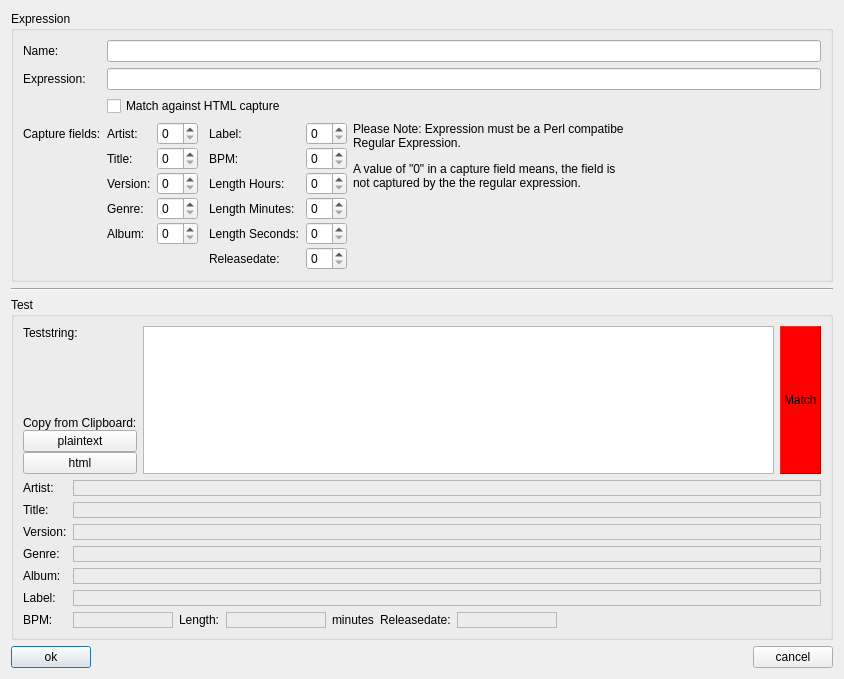
<?xml version="1.0" encoding="UTF-8"?>
<ui version="4.0">
 <class>RegExpEditClass</class>
 <widget class="QDialog" name="RegExpEditClass">
  <property name="windowModality">
   <enum>Qt::ApplicationModal</enum>
  </property>
  <property name="geometry">
   <rect>
    <x>0</x>
    <y>0</y>
    <width>844</width>
    <height>679</height>
   </rect>
  </property>
  <property name="windowTitle">
   <string>WinMusik Regular Expression Editor</string>
  </property>
  <property name="windowIcon">
   <iconset resource="../../resources.qrc">
    <normaloff>:/logo/resources/icon64.png</normaloff>:/logo/resources/icon64.png</iconset>
  </property>
  <layout class="QVBoxLayout" name="verticalLayout">
   <item>
    <widget class="QGroupBox" name="formGroupBox_2">
     <property name="title">
      <string>Expression</string>
     </property>
     <layout class="QFormLayout" name="formLayout_2">
      <item row="0" column="0">
       <widget class="QLabel" name="label">
        <property name="text">
         <string>Name:</string>
        </property>
       </widget>
      </item>
      <item row="1" column="0">
       <widget class="QLabel" name="label_2">
        <property name="text">
         <string>Expression:</string>
        </property>
       </widget>
      </item>
      <item row="1" column="1">
       <widget class="QLineEdit" name="pattern"/>
      </item>
      <item row="3" column="0">
       <widget class="QLabel" name="label_3">
        <property name="text">
         <string>Capture fields:</string>
        </property>
       </widget>
      </item>
      <item row="3" column="1">
       <layout class="QHBoxLayout" name="horizontalLayout_2">
        <item>
         <layout class="QFormLayout" name="formLayout">
          <property name="horizontalSpacing">
           <number>6</number>
          </property>
          <property name="verticalSpacing">
           <number>2</number>
          </property>
          <item row="0" column="0">
           <widget class="QLabel" name="label_4">
            <property name="text">
             <string>Artist:</string>
            </property>
           </widget>
          </item>
          <item row="3" column="0">
           <widget class="QLabel" name="label_7">
            <property name="text">
             <string>Genre:</string>
            </property>
           </widget>
          </item>
          <item row="4" column="0">
           <widget class="QLabel" name="label_12">
            <property name="text">
             <string>Album:</string>
            </property>
           </widget>
          </item>
          <item row="0" column="1">
           <widget class="QSpinBox" name="capture_artist">
            <property name="sizePolicy">
             <sizepolicy hsizetype="Preferred" vsizetype="Fixed">
              <horstretch>0</horstretch>
              <verstretch>0</verstretch>
             </sizepolicy>
            </property>
           </widget>
          </item>
          <item row="1" column="1">
           <widget class="QSpinBox" name="capture_title">
            <property name="sizePolicy">
             <sizepolicy hsizetype="Preferred" vsizetype="Fixed">
              <horstretch>0</horstretch>
              <verstretch>0</verstretch>
             </sizepolicy>
            </property>
           </widget>
          </item>
          <item row="2" column="1">
           <widget class="QSpinBox" name="capture_version">
            <property name="sizePolicy">
             <sizepolicy hsizetype="Preferred" vsizetype="Fixed">
              <horstretch>0</horstretch>
              <verstretch>0</verstretch>
             </sizepolicy>
            </property>
           </widget>
          </item>
          <item row="3" column="1">
           <widget class="QSpinBox" name="capture_genre">
            <property name="sizePolicy">
             <sizepolicy hsizetype="Preferred" vsizetype="Fixed">
              <horstretch>0</horstretch>
              <verstretch>0</verstretch>
             </sizepolicy>
            </property>
           </widget>
          </item>
          <item row="4" column="1">
           <widget class="QSpinBox" name="capture_album">
            <property name="sizePolicy">
             <sizepolicy hsizetype="Preferred" vsizetype="Fixed">
              <horstretch>0</horstretch>
              <verstretch>0</verstretch>
             </sizepolicy>
            </property>
           </widget>
          </item>
          <item row="2" column="0">
           <widget class="QLabel" name="label_6">
            <property name="text">
             <string>Version:</string>
            </property>
           </widget>
          </item>
          <item row="1" column="0">
           <widget class="QLabel" name="label_16">
            <property name="text">
             <string>Title:</string>
            </property>
           </widget>
          </item>
         </layout>
        </item>
        <item>
         <layout class="QFormLayout" name="formLayout_4">
          <property name="verticalSpacing">
           <number>2</number>
          </property>
          <property name="leftMargin">
           <number>5</number>
          </property>
          <item row="0" column="0">
           <widget class="QLabel" name="label_8">
            <property name="text">
             <string>Label:</string>
            </property>
           </widget>
          </item>
          <item row="0" column="1">
           <widget class="QSpinBox" name="capture_label"/>
          </item>
          <item row="1" column="0">
           <widget class="QLabel" name="label_13">
            <property name="text">
             <string>BPM:</string>
            </property>
           </widget>
          </item>
          <item row="2" column="0">
           <widget class="QLabel" name="label_9">
            <property name="text">
             <string>Length Hours:</string>
            </property>
           </widget>
          </item>
          <item row="3" column="0">
           <widget class="QLabel" name="label_10">
            <property name="text">
             <string>Length Minutes:</string>
            </property>
           </widget>
          </item>
          <item row="4" column="0">
           <widget class="QLabel" name="label_11">
            <property name="text">
             <string>Length Seconds:</string>
            </property>
           </widget>
          </item>
          <item row="1" column="1">
           <widget class="QSpinBox" name="capture_bpm"/>
          </item>
          <item row="2" column="1">
           <widget class="QSpinBox" name="capture_hours"/>
          </item>
          <item row="3" column="1">
           <widget class="QSpinBox" name="capture_minutes"/>
          </item>
          <item row="4" column="1">
           <widget class="QSpinBox" name="capture_seconds"/>
          </item>
          <item row="5" column="0">
           <widget class="QLabel" name="label_27">
            <property name="text">
             <string>Releasedate:</string>
            </property>
           </widget>
          </item>
          <item row="5" column="1">
           <widget class="QSpinBox" name="capture_releasedate"/>
          </item>
         </layout>
        </item>
        <item>
         <widget class="QLabel" name="label_23">
          <property name="text">
           <string>&lt;html&gt;&lt;head/&gt;&lt;body&gt;&lt;p&gt;Please Note: Expression must be a Perl compatibe Regular Expression.&lt;/p&gt;&lt;p&gt;A value of &amp;quot;0&amp;quot; in a capture field means, the field is not captured by the the regular expression.&lt;/p&gt;&lt;p&gt;&lt;br/&gt;&lt;/p&gt;&lt;/body&gt;&lt;/html&gt;</string>
          </property>
          <property name="scaledContents">
           <bool>false</bool>
          </property>
          <property name="alignment">
           <set>Qt::AlignLeading|Qt::AlignLeft|Qt::AlignTop</set>
          </property>
          <property name="wordWrap">
           <bool>true</bool>
          </property>
         </widget>
        </item>
        <item>
         <spacer name="horizontalSpacer_2">
          <property name="orientation">
           <enum>Qt::Horizontal</enum>
          </property>
          <property name="sizeHint" stdset="0">
           <size>
            <width>40</width>
            <height>20</height>
           </size>
          </property>
         </spacer>
        </item>
       </layout>
      </item>
      <item row="0" column="1">
       <layout class="QHBoxLayout" name="horizontalLayout_5">
        <item>
         <widget class="QLineEdit" name="name"/>
        </item>
       </layout>
      </item>
      <item row="2" column="1">
       <widget class="QCheckBox" name="isHtmlCheckBox">
        <property name="text">
         <string>Match against HTML capture</string>
        </property>
       </widget>
      </item>
     </layout>
    </widget>
   </item>
   <item>
    <widget class="Line" name="line">
     <property name="orientation">
      <enum>Qt::Horizontal</enum>
     </property>
    </widget>
   </item>
   <item>
    <widget class="QGroupBox" name="groupBox">
     <property name="sizePolicy">
      <sizepolicy hsizetype="Preferred" vsizetype="Expanding">
       <horstretch>0</horstretch>
       <verstretch>0</verstretch>
      </sizepolicy>
     </property>
     <property name="title">
      <string>Test</string>
     </property>
     <layout class="QVBoxLayout" name="verticalLayout_2">
      <item>
       <layout class="QHBoxLayout" name="horizontalLayout_3">
        <item>
         <layout class="QVBoxLayout" name="verticalLayout_3">
          <property name="spacing">
           <number>0</number>
          </property>
          <property name="leftMargin">
           <number>0</number>
          </property>
          <item>
           <widget class="QLabel" name="label_14">
            <property name="text">
             <string>Teststring:</string>
            </property>
           </widget>
          </item>
          <item>
           <spacer name="verticalSpacer_2">
            <property name="orientation">
             <enum>Qt::Vertical</enum>
            </property>
            <property name="sizeHint" stdset="0">
             <size>
              <width>20</width>
              <height>40</height>
             </size>
            </property>
           </spacer>
          </item>
          <item>
           <widget class="QLabel" name="label_25">
            <property name="text">
             <string>Copy from Clipboard:</string>
            </property>
            <property name="scaledContents">
             <bool>false</bool>
            </property>
            <property name="wordWrap">
             <bool>true</bool>
            </property>
           </widget>
          </item>
          <item>
           <widget class="QPushButton" name="copyPlaintext">
            <property name="text">
             <string>plaintext</string>
            </property>
           </widget>
          </item>
          <item>
           <widget class="QPushButton" name="copyHTML">
            <property name="text">
             <string>html</string>
            </property>
           </widget>
          </item>
         </layout>
        </item>
        <item>
         <widget class="QPlainTextEdit" name="teststring">
          <property name="readOnly">
           <bool>false</bool>
          </property>
         </widget>
        </item>
        <item>
         <widget class="QLabel" name="match_indicator">
          <property name="styleSheet">
           <string notr="true">background: red;</string>
          </property>
          <property name="frameShape">
           <enum>QFrame::Panel</enum>
          </property>
          <property name="frameShadow">
           <enum>QFrame::Raised</enum>
          </property>
          <property name="text">
           <string>Match</string>
          </property>
         </widget>
        </item>
       </layout>
      </item>
      <item>
       <layout class="QFormLayout" name="formLayout_3">
        <property name="fieldGrowthPolicy">
         <enum>QFormLayout::AllNonFixedFieldsGrow</enum>
        </property>
        <item row="0" column="0">
         <widget class="QLabel" name="label_15">
          <property name="text">
           <string>Artist:</string>
          </property>
         </widget>
        </item>
        <item row="0" column="1">
         <widget class="QLabel" name="test_artist">
          <property name="frameShape">
           <enum>QFrame::StyledPanel</enum>
          </property>
          <property name="frameShadow">
           <enum>QFrame::Plain</enum>
          </property>
          <property name="text">
           <string/>
          </property>
         </widget>
        </item>
        <item row="1" column="0">
         <widget class="QLabel" name="label_5">
          <property name="text">
           <string>Title:</string>
          </property>
         </widget>
        </item>
        <item row="1" column="1">
         <widget class="QLabel" name="test_title">
          <property name="frameShape">
           <enum>QFrame::StyledPanel</enum>
          </property>
          <property name="frameShadow">
           <enum>QFrame::Plain</enum>
          </property>
          <property name="text">
           <string/>
          </property>
         </widget>
        </item>
        <item row="2" column="0">
         <widget class="QLabel" name="label_17">
          <property name="text">
           <string>Version:</string>
          </property>
         </widget>
        </item>
        <item row="2" column="1">
         <widget class="QLabel" name="test_version">
          <property name="frameShape">
           <enum>QFrame::StyledPanel</enum>
          </property>
          <property name="frameShadow">
           <enum>QFrame::Plain</enum>
          </property>
          <property name="text">
           <string/>
          </property>
         </widget>
        </item>
        <item row="3" column="0">
         <widget class="QLabel" name="label_18">
          <property name="text">
           <string>Genre:</string>
          </property>
         </widget>
        </item>
        <item row="3" column="1">
         <widget class="QLabel" name="test_genre">
          <property name="frameShape">
           <enum>QFrame::StyledPanel</enum>
          </property>
          <property name="frameShadow">
           <enum>QFrame::Plain</enum>
          </property>
          <property name="text">
           <string/>
          </property>
         </widget>
        </item>
        <item row="4" column="0">
         <widget class="QLabel" name="label_19">
          <property name="text">
           <string>Album:</string>
          </property>
         </widget>
        </item>
        <item row="4" column="1">
         <widget class="QLabel" name="test_album">
          <property name="frameShape">
           <enum>QFrame::StyledPanel</enum>
          </property>
          <property name="frameShadow">
           <enum>QFrame::Plain</enum>
          </property>
          <property name="text">
           <string/>
          </property>
         </widget>
        </item>
        <item row="5" column="0">
         <widget class="QLabel" name="label_20">
          <property name="text">
           <string>Label:</string>
          </property>
         </widget>
        </item>
        <item row="5" column="1">
         <widget class="QLabel" name="test_label">
          <property name="frameShape">
           <enum>QFrame::StyledPanel</enum>
          </property>
          <property name="frameShadow">
           <enum>QFrame::Plain</enum>
          </property>
          <property name="text">
           <string/>
          </property>
         </widget>
        </item>
        <item row="6" column="0">
         <widget class="QLabel" name="label_21">
          <property name="text">
           <string>BPM:</string>
          </property>
         </widget>
        </item>
        <item row="6" column="1">
         <layout class="QHBoxLayout" name="horizontalLayout_4">
          <property name="spacing">
           <number>6</number>
          </property>
          <item>
           <widget class="QLabel" name="test_bpm">
            <property name="minimumSize">
             <size>
              <width>100</width>
              <height>0</height>
             </size>
            </property>
            <property name="frameShape">
             <enum>QFrame::StyledPanel</enum>
            </property>
            <property name="frameShadow">
             <enum>QFrame::Plain</enum>
            </property>
            <property name="text">
             <string/>
            </property>
           </widget>
          </item>
          <item>
           <widget class="QLabel" name="label_22">
            <property name="text">
             <string>Length:</string>
            </property>
           </widget>
          </item>
          <item>
           <widget class="QLabel" name="test_length">
            <property name="minimumSize">
             <size>
              <width>100</width>
              <height>0</height>
             </size>
            </property>
            <property name="frameShape">
             <enum>QFrame::StyledPanel</enum>
            </property>
            <property name="frameShadow">
             <enum>QFrame::Plain</enum>
            </property>
            <property name="text">
             <string/>
            </property>
           </widget>
          </item>
          <item>
           <widget class="QLabel" name="label_24">
            <property name="text">
             <string>minutes</string>
            </property>
           </widget>
          </item>
          <item>
           <widget class="QLabel" name="label_26">
            <property name="text">
             <string>Releasedate:</string>
            </property>
           </widget>
          </item>
          <item>
           <widget class="QLabel" name="test_releasedate">
            <property name="minimumSize">
             <size>
              <width>100</width>
              <height>0</height>
             </size>
            </property>
            <property name="frameShape">
             <enum>QFrame::StyledPanel</enum>
            </property>
            <property name="frameShadow">
             <enum>QFrame::Plain</enum>
            </property>
            <property name="text">
             <string/>
            </property>
           </widget>
          </item>
          <item>
           <spacer name="horizontalSpacer_3">
            <property name="orientation">
             <enum>Qt::Horizontal</enum>
            </property>
            <property name="sizeHint" stdset="0">
             <size>
              <width>40</width>
              <height>20</height>
             </size>
            </property>
           </spacer>
          </item>
         </layout>
        </item>
       </layout>
      </item>
      <item>
       <spacer name="verticalSpacer">
        <property name="orientation">
         <enum>Qt::Vertical</enum>
        </property>
        <property name="sizeHint" stdset="0">
         <size>
          <width>20</width>
          <height>40</height>
         </size>
        </property>
       </spacer>
      </item>
     </layout>
    </widget>
   </item>
   <item>
    <layout class="QHBoxLayout" name="horizontalLayout">
     <item>
      <widget class="QPushButton" name="okButton">
       <property name="text">
        <string>ok</string>
       </property>
       <property name="icon">
        <iconset resource="../../resources.qrc">
         <normaloff>:/icons/resources/button_ok.png</normaloff>:/icons/resources/button_ok.png</iconset>
       </property>
       <property name="iconSize">
        <size>
         <width>16</width>
         <height>16</height>
        </size>
       </property>
       <property name="default">
        <bool>true</bool>
       </property>
       <property name="flat">
        <bool>false</bool>
       </property>
      </widget>
     </item>
     <item>
      <spacer name="horizontalSpacer">
       <property name="orientation">
        <enum>Qt::Horizontal</enum>
       </property>
       <property name="sizeHint" stdset="0">
        <size>
         <width>40</width>
         <height>20</height>
        </size>
       </property>
      </spacer>
     </item>
     <item>
      <widget class="QPushButton" name="cancelButton">
       <property name="text">
        <string>cancel</string>
       </property>
       <property name="icon">
        <iconset resource="../../resources.qrc">
         <normaloff>:/icons/resources/cancel.png</normaloff>:/icons/resources/cancel.png</iconset>
       </property>
       <property name="iconSize">
        <size>
         <width>16</width>
         <height>16</height>
        </size>
       </property>
      </widget>
     </item>
    </layout>
   </item>
  </layout>
 </widget>
 <resources>
  <include location="../../resources.qrc"/>
 </resources>
 <connections/>
</ui>
